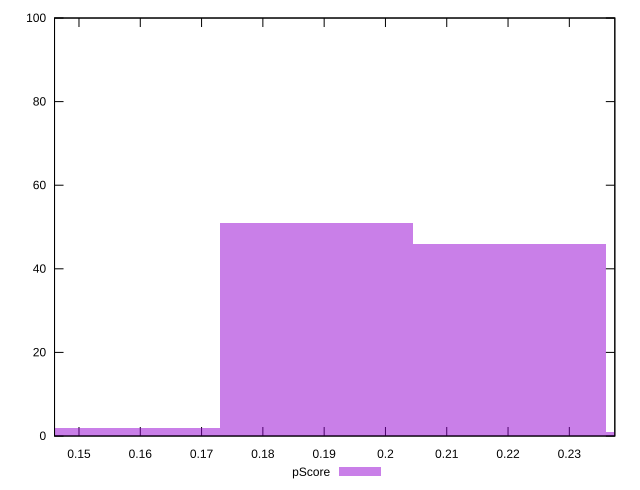

Here is the gnuplot script that generated this plot:
reset

$pScore <<EOF
0.15733621187383973 2
0.22027069662337562 46
0.18880345424860767 51
0.25173793899814356 1
EOF

set key outside below
set boxwidth 0.031467242374767945
set xrange [0.1460103089203595:0.2374218621946299]
set yrange [0:100]
set trange [0:100]
set style fill transparent solid 0.5 noborder
set terminal svg size 640, 490 enhanced background rgb 'white'
set output "reports/report_00030_2021-02-24T20-42-31.540Z/max-potential-fid/samples/music/pScore/histogram.svg"

plot $pScore title "pScore" with boxes

reset
